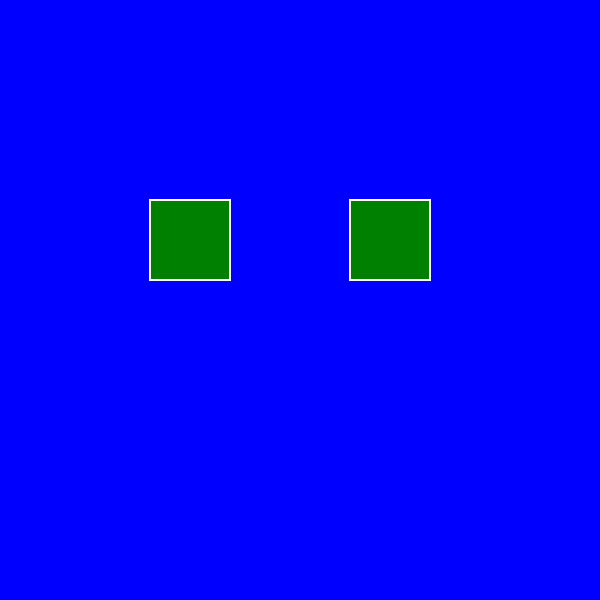
Frame 1 (no input)
Frame 60 (no input): identical to frame 1, image omitted
Frame 120 (the mouse pressed at the canvas centre since frame 60): identical to frame 1, image omitted

The p5.js sketch that drew this single still picture (run headless with seeded random() and noise() and a simulated clock; from frame 60 on, the mouse is pressed at the canvas centre):

// p5.js sketch
// ── sketch.js
var circX = 300;
var circY = 300;

var speedX = 2;
var speedY = 3;

function setup() {
  createCanvas(600, 600);

}

function draw() {
  background('blue');
  stroke('white');
  strokeWeight(2);
  fill('green');
  rect(150, 200, 80, 80);

  rect(350, 200, 80, 80);

  if (mouseX > 150 && mouseX < 230 && mouseY <= 280 && mouseY >= 200) {
    if (mouseIsPressed) {
      noStroke();
      fill(random(255), random(255), random(255));
      ellipse(circX, circY, 50, 50);

      circX = circX + speedX;
      circY = circY + speedY;

      if (circX > width || circX < 0) {
        speedX = speedX * -1;
      }

      if (circY > height || circY < 0) {
        speedY = speedY * -1;
      }

    }
  }
}
